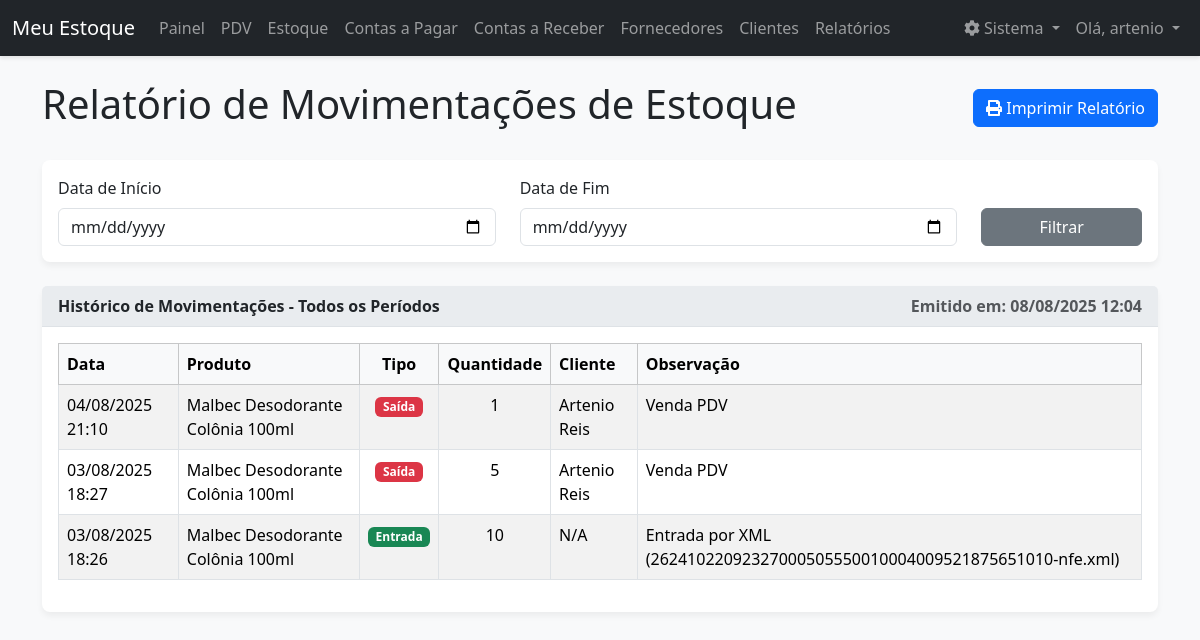
The page /relatorio/movimentacoes (signed in) on the database as committed earlier.
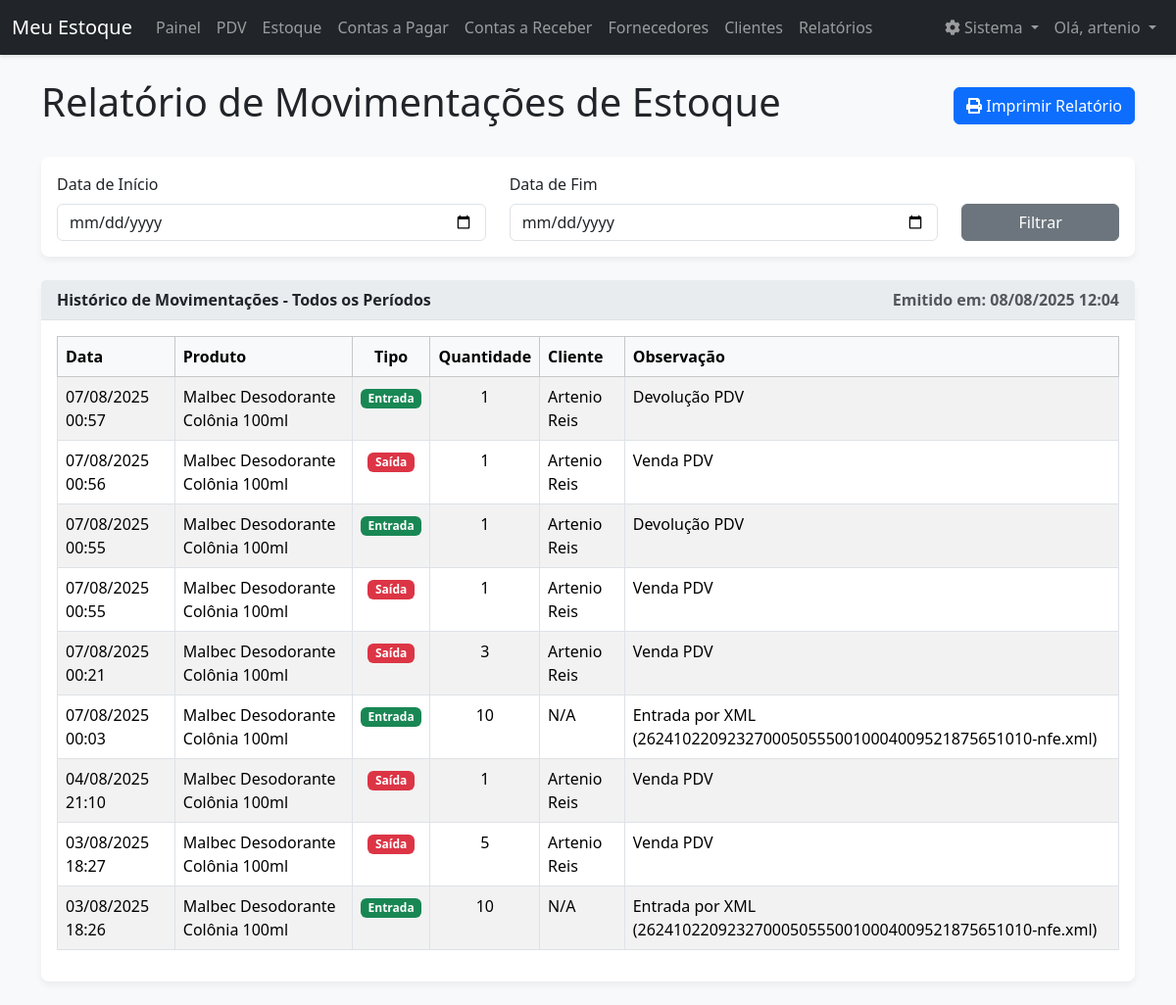
The same page on the database as committed later.
### models.py (models this page shows)
class MovimentacaoEstoque(db.Model):
    __tablename__ = 'movimentacao_estoque'
    id = db.Column(db.Integer, primary_key=True)
    tipo = db.Column(db.String(10), nullable=False)
    quantidade = db.Column(db.Integer, nullable=False)
    data = db.Column(db.DateTime, nullable=False, default=datetime.utcnow)
    observacao = db.Column(db.String(200))
    produto_id = db.Column(db.Integer, db.ForeignKey('produto.id'), nullable=False)
    cliente_id = db.Column(db.Integer, db.ForeignKey('cliente.id'), nullable=True)

class Produto(db.Model):
    __tablename__ = 'produto'
    id = db.Column(db.Integer, primary_key=True)
    codigo = db.Column(db.String(50), nullable=False, unique=True)
    nome = db.Column(db.String(100), nullable=False)
    categoria = db.Column(db.String(50))
    preco_custo = db.Column(db.Float, nullable=False)
    preco_venda = db.Column(db.Float, nullable=False)
    quantidade_estoque = db.Column(db.Integer, nullable=False, default=0)
    estoque_minimo = db.Column(db.Integer, default=5)
    data_fabricacao = db.Column(db.Date, nullable=True)
    data_vencimento = db.Column(db.Date, nullable=True)
    fornecedor_id = db.Column(db.Integer, db.ForeignKey('fornecedor.id'), nullable=False)
    movimentacoes = db.relationship('MovimentacaoEstoque', backref='produto', lazy=True)

class Cliente(db.Model):
    __tablename__ = 'cliente'
    id = db.Column(db.Integer, primary_key=True)
    nome = db.Column(db.String(100), nullable=False)
    telefone = db.Column(db.String(20))
    email = db.Column(db.String(100))
    endereco = db.Column(db.String(200))
    vendas = db.relationship('MovimentacaoEstoque', backref='cliente', lazy=True, cascade="all, delete-orphan")
    contas_a_receber = db.relationship('ContaReceber', backref='cliente', lazy=True, cascade="all, delete-orphan")

### app.py (the view, shortened to what this page needs)
@app.route('/relatorio/movimentacoes', methods=['GET', 'POST'])
@login_required
def relatorio_movimentacoes():
    query = MovimentacaoEstoque.query.options(joinedload(MovimentacaoEstoque.produto), joinedload(MovimentacaoEstoque.cliente))
    start_date_str = request.form.get('start_date')
    end_date_str = request.form.get('end_date')
    start_date, end_date = None, None
    movimentacoes = query.order_by(MovimentacaoEstoque.data.desc()).all()
    return render_template('relatorio_movimentacoes.html', movimentacoes=movimentacoes, data_emissao=datetime.now(), start_date=start_date, end_date=end_date)

### app.py (called while the page is built)
@app.context_processor
def inject_datetime():
    return {'modules': {'datetime': datetime, 'date': date, 'timedelta': timedelta}}

def login_required(f):
    @wraps(f)
    def decorated_function(*args, **kwargs):
        if 'logged_in' not in session or 'user_id' not in session:
            session.clear()
            flash('A sua sessão é inválida. Por favor, faça login novamente.', 'warning')
            return redirect(url_for('login'))
        return f(*args, **kwargs)
    return decorated_function

### templates/relatorio_movimentacoes.html (shortened to what this page needs)
{% extends 'base.html' %}
{% block content %}
<div class="d-flex justify-content-between align-items-center mb-4 no-print">
    <h1>Relatório de Movimentações de Estoque</h1>
    <button onclick="window.print()" class="btn btn-primary">
        <i class="fas fa-print"></i> Imprimir Relatório
    </button>
</div>
<div class="card mb-4 no-print">
    <div class="card-body">
        <form method="POST" action="{{ url_for('relatorio_movimentacoes') }}">
            <div class="row align-items-end">
                <div class="col-md-5">
                    <label for="start_date" class="form-label">Data de Início</label>
                    <input type="date" class="form-control" id="start_date" name="start_date" value="{{ start_date.strftime('%Y-%m-%d') if start_date else '' }}" required>
                </div>
                <div class="col-md-5">
                    <label for="end_date" class="form-label">Data de Fim</label>
                    <input type="date" class="form-control" id="end_date" name="end_date" value="{{ end_date.strftime('%Y-%m-%d') if end_date else '' }}" required>
                </div>
                <div class="col-md-2">
                    <button type="submit" class="btn btn-secondary w-100">Filtrar</button>
                </div>
            </div>
        </form>
    </div>
</div>
<div class="card">
    <div class="card-header">
        <div class="d-flex justify-content-between">
            <span>
                Histórico de Movimentações
                {% if start_date and end_date %}
                    - Período: {{ start_date.strftime('%d/%m/%Y') }} a {{ end_date.strftime('%d/%m/%Y') }}
                {% else %}
                    - Todos os Períodos
                {% endif %}
            </span>
            <span class="text-muted">Emitido em: {{ data_emissao.strftime('%d/%m/%Y %H:%M') }}</span>
        </div>
    </div>
    <div class="card-body">
        <table class="table table-striped table-bordered">
            <thead class="table-light">
                <tr>
                    <th>Data</th>
                    <th>Produto</th>
                    <th class="text-center">Tipo</th>
                    <th class="text-center">Quantidade</th>
                    <th>Cliente</th>
                    <th>Observação</th>
                </tr>
            </thead>
            <tbody>
                {% for movimento in movimentacoes %}
                <tr>
                    <td>{{ movimento.data.strftime('%d/%m/%Y %H:%M') }}</td>
                    <td>{{ movimento.produto.nome }}</td>
                    <td class="text-center">
                        {% if movimento.tipo == 'entrada' %}
                            <span class="badge bg-success">Entrada</span>
                        {% else %}
                            <span class="badge bg-danger">Saída</span>
                        {% endif %}
                    </td>
                    <td class="text-center">{{ movimento.quantidade }}</td>
                    <td>{{ movimento.cliente.nome if movimento.cliente else 'N/A' }}</td>
                    <td>{{ movimento.observacao or 'N/A' }}</td>
                </tr>
                {% else %}
                <tr>
                    <td colspan="6" class="text-center text-muted">Nenhuma movimentação encontrada.</td>
                </tr>
                {% endfor %}
            </tbody>
        </table>
    </div>
</div>
{% endblock %}

### templates/base.html (shortened to what this page needs)
<!doctype html>
<html lang="pt-br">
<head>
    <link href="https://cdn.jsdelivr.net/npm/bootstrap@5.3.3/dist/css/bootstrap.min.css" rel="stylesheet">
    <link rel="stylesheet" href="https://cdnjs.cloudflare.com/ajax/libs/font-awesome/5.15.4/css/all.min.css">
    <link rel="stylesheet" href="{{ url_for('static', filename='css/style.css') }}">
</head>
<body>
    <nav class="navbar navbar-expand-lg navbar-dark bg-dark">
        <div class="container-fluid">
            <a class="navbar-brand" href="{{ url_for('index') }}">Meu Estoque</a>
            <div class="collapse navbar-collapse" id="navbarNav">
                <ul class="navbar-nav me-auto mb-2 mb-lg-0">
                    <li class="nav-item"><a class="nav-link" href="{{ url_for('index') }}">Painel</a></li>
                    <li class="nav-item"><a class="nav-link" href="{{ url_for('pdv') }}">PDV</a></li>
                    <li class="nav-item"><a class="nav-link" href="{{ url_for('listar_produtos') }}">Estoque</a></li>
                    <li class="nav-item"><a class="nav-link" href="{{ url_for('listar_contas') }}">Contas a Pagar</a></li>
                    <li class="nav-item"><a class="nav-link" href="{{ url_for('listar_contas_receber') }}">Contas a Receber</a></li>
                    <li class="nav-item"><a class="nav-link" href="{{ url_for('listar_fornecedores') }}">Fornecedores</a></li>
                    <li class="nav-item"><a class="nav-link" href="{{ url_for('listar_clientes') }}">Clientes</a></li>
                    <li class="nav-item"><a class="nav-link" href="{{ url_for('relatorios') }}">Relatórios</a></li>
                </ul>
                <ul class="navbar-nav">
                    {% if session['logged_in'] %}
                    <li class="nav-item dropdown">
                        <a class="nav-link dropdown-toggle" href="#" id="navbarSystem" role="button" data-bs-toggle="dropdown" aria-expanded="false">
                            <i class="fas fa-cog"></i> Sistema
                        </a>
                    </li>
                    <li class="nav-item dropdown">
                        <a class="nav-link dropdown-toggle" href="#" id="navbarUser" role="button" data-bs-toggle="dropdown" aria-expanded="false">
                            Olá, {{ session['username'] }}
                        </a>
                    </li>
                    {% endif %}
                </ul>
            </div>
        </div>
    </nav>
    <main class="container mt-4">
        {% block content %}{% endblock %}
    </main>
</body>
</html>

### static/css/style.css (style rules this page uses)
body { background-color: #f8f9fa; font-family: 'Segoe UI', Tahoma, Geneva, Verdana, sans-serif; }
.navbar { box-shadow: 0 2px 4px rgba(0,0,0,.1); }
.card { border: none; border-radius: 0.5rem; box-shadow: 0 4px 6px rgba(0,0,0,.05); margin-bottom: 1.5rem; }
.card-header { font-weight: 600; background-color: #e9ecef; border-bottom: 1px solid #dee2e6; }
.btn-primary { background-color: #0d6efd; border-color: #0d6efd; transition: background-color 0.2s ease-in-out; }

Rows that differ between the two databases and show on the page:
added MovimentacaoEstoque: data "07/08/2025 00:57", produto.nome "Malbec Desodorante Colônia 100ml", tipo "Entrada", quantidade "1", cliente "Artenio Reis", observacao "Devolução PDV"
added MovimentacaoEstoque: data "07/08/2025 00:56", produto.nome "Malbec Desodorante Colônia 100ml", tipo "Saída", quantidade "1", cliente "Artenio Reis", observacao "Venda PDV"
added MovimentacaoEstoque: data "07/08/2025 00:55", produto.nome "Malbec Desodorante Colônia 100ml", tipo "Entrada", quantidade "1", cliente "Artenio Reis", observacao "Devolução PDV"
added MovimentacaoEstoque: data "07/08/2025 00:55", produto.nome "Malbec Desodorante Colônia 100ml", tipo "Saída", quantidade "1", cliente "Artenio Reis", observacao "Venda PDV"
added MovimentacaoEstoque: data "07/08/2025 00:21", produto.nome "Malbec Desodorante Colônia 100ml", tipo "Saída", quantidade "3", cliente "Artenio Reis", observacao "Venda PDV"
added MovimentacaoEstoque: data "07/08/2025 00:03", produto.nome "Malbec Desodorante Colônia 100ml", tipo "Entrada", quantidade "10", cliente "N/A", observacao "Entrada por XML (26241022092327000505550010004009521875651010-nfe.xml)"
